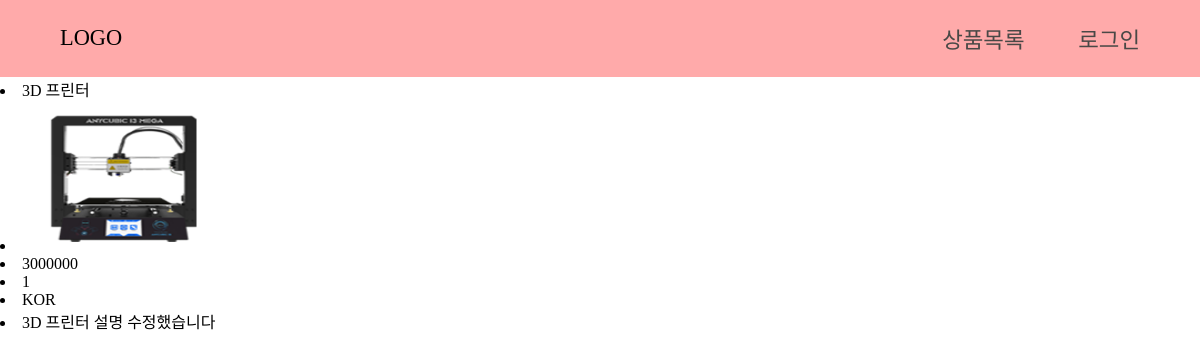
Before: /list/4/ with the older database file.
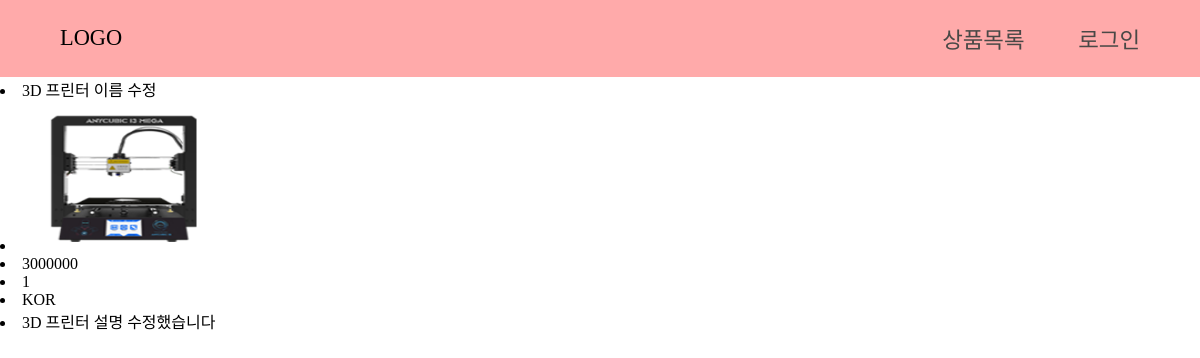
After: the same page with the newer database file.
### product/models.py (models this page shows)
class Product(models.Model):
	Name = models.CharField(max_length=50)
	Thumbnail = models.FileField(upload_to='product')
	Price = models.IntegerField()
	Stock = models.IntegerField(null=True)
	Country = models.CharField(max_length=3,choices=COUNTRY_CHOICE)
	Abstraction = models.CharField(max_length=500, null=True, blank=True)

### product/views.py (the view)
# urls.py: url(r'^list/(?P<product_id>\d+)/$', product_view.showProduct),
def showProduct(request, product_id):
	pShow = get_object_or_404(Product, pk=product_id)
	return render(request, 'product.html', {'pShow':pShow})

### templates/product.html
{% extends "base.html" %}
{% block contents %}
        <div id="list">
                <li>{{pShow.Name}}</li>
                <li><img src="{{pShow.Thumbnail.url}}" height="150" width="200" /></li>
                <li>{{pShow.Price}}</li>
                <li>{{pShow.Stock}}</li>
                <li>{{pShow.Country}}</li>
                <li>{{pShow.Abstraction}}</li>
        </div>
{% endblock %}

Changed rows visible on the page:
changed Product "KOR": Name "3D 프린터" → "3D 프린터 이름 수정"
